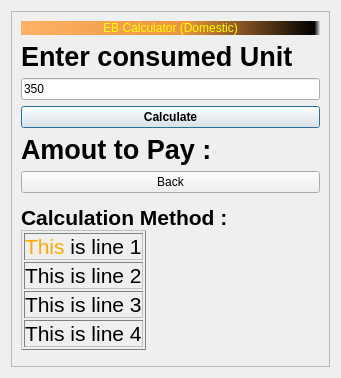
<?xml version="1.0" encoding="UTF-8"?>
<ui version="4.0">
 <class>dlgGlobalCalc</class>
 <widget class="QDialog" name="dlgGlobalCalc">
  <property name="geometry">
   <rect>
    <x>0</x>
    <y>0</y>
    <width>341</width>
    <height>378</height>
   </rect>
  </property>
  <property name="sizePolicy">
   <sizepolicy hsizetype="Expanding" vsizetype="Expanding">
    <horstretch>0</horstretch>
    <verstretch>0</verstretch>
   </sizepolicy>
  </property>
  <property name="windowTitle">
   <string>Dialog</string>
  </property>
  <layout class="QHBoxLayout" name="horizontalLayout">
   <item>
    <widget class="QScrollArea" name="scrollArea">
     <property name="verticalScrollBarPolicy">
      <enum>Qt::ScrollBarAlwaysOff</enum>
     </property>
     <property name="horizontalScrollBarPolicy">
      <enum>Qt::ScrollBarAlwaysOff</enum>
     </property>
     <property name="sizeAdjustPolicy">
      <enum>QAbstractScrollArea::AdjustIgnored</enum>
     </property>
     <property name="widgetResizable">
      <bool>true</bool>
     </property>
     <widget class="QWidget" name="scrollAreaWidgetContents_2">
      <property name="geometry">
       <rect>
        <x>0</x>
        <y>0</y>
        <width>321</width>
        <height>401</height>
       </rect>
      </property>
      <layout class="QVBoxLayout" name="verticalLayout_2">
       <item>
        <widget class="QLabel" name="label_4">
         <property name="sizePolicy">
          <sizepolicy hsizetype="Expanding" vsizetype="Fixed">
           <horstretch>0</horstretch>
           <verstretch>0</verstretch>
          </sizepolicy>
         </property>
         <property name="styleSheet">
          <string notr="true">background-color: qlineargradient(spread:pad, x1:0, y1:0, x2:1, y2:0, stop:0 rgba(255, 178, 102, 255), stop:0.55 rgba(235, 148, 61, 255), stop:0.98 rgba(0, 0, 0, 255), stop:1 rgba(0, 0, 0, 0));
font: 20pt &quot;DejaVu Sans&quot;;
color: rgb(255, 255, 0);</string>
         </property>
         <property name="text">
          <string>EB Calculator (Domestic)</string>
         </property>
         <property name="alignment">
          <set>Qt::AlignCenter</set>
         </property>
         <property name="wordWrap">
          <bool>true</bool>
         </property>
        </widget>
       </item>
       <item>
        <layout class="QVBoxLayout" name="verticalLayout">
         <item>
          <widget class="QLabel" name="label">
           <property name="font">
            <font>
             <pointsize>20</pointsize>
             <weight>75</weight>
             <bold>true</bold>
            </font>
           </property>
           <property name="text">
            <string>Enter consumed Unit</string>
           </property>
          </widget>
         </item>
         <item>
          <widget class="QLineEdit" name="txtConsumedUnit">
           <property name="statusTip">
            <string/>
           </property>
           <property name="whatsThis">
            <string/>
           </property>
           <property name="accessibleDescription">
            <string/>
           </property>
           <property name="inputMethodHints">
            <set>Qt::ImhDigitsOnly</set>
           </property>
           <property name="inputMask">
            <string/>
           </property>
           <property name="text">
            <string>350</string>
           </property>
           <property name="placeholderText">
            <string/>
           </property>
          </widget>
         </item>
        </layout>
       </item>
       <item>
        <widget class="QPushButton" name="cmdCalculate">
         <property name="font">
          <font>
           <weight>75</weight>
           <bold>true</bold>
          </font>
         </property>
         <property name="text">
          <string>Calculate</string>
         </property>
        </widget>
       </item>
       <item>
        <layout class="QHBoxLayout" name="horizontalLayout_4">
         <item>
          <widget class="QLabel" name="lblAmountToPay">
           <property name="font">
            <font>
             <pointsize>20</pointsize>
             <weight>75</weight>
             <bold>true</bold>
            </font>
           </property>
           <property name="text">
            <string>Amout to Pay : </string>
           </property>
          </widget>
         </item>
        </layout>
       </item>
       <item>
        <widget class="QPushButton" name="cmdBack">
         <property name="text">
          <string>Back</string>
         </property>
        </widget>
       </item>
       <item>
        <widget class="QLabel" name="lblCalcMethod">
         <property name="sizePolicy">
          <sizepolicy hsizetype="Expanding" vsizetype="Expanding">
           <horstretch>0</horstretch>
           <verstretch>0</verstretch>
          </sizepolicy>
         </property>
         <property name="text">
          <string>&lt;!DOCTYPE HTML PUBLIC &quot;-//W3C//DTD HTML 4.0//EN&quot; &quot;http://www.w3.org/TR/REC-html40/strict.dtd&quot;&gt;
&lt;html&gt;&lt;head&gt;&lt;meta name=&quot;qrichtext&quot; content=&quot;1&quot; /&gt;&lt;style type=&quot;text/css&quot;&gt;
p, li { white-space: pre-wrap; }
&lt;/style&gt;&lt;/head&gt;&lt;body style=&quot; font-family:'MS Shell Dlg 2'; font-size:8.25pt; font-weight:400; font-style:normal;&quot;&gt;
&lt;p style=&quot; margin-top:12px; margin-bottom:12px; margin-left:0px; margin-right:0px; -qt-block-indent:0; text-indent:0px;&quot;&gt;&lt;span style=&quot; font-family:'DejaVu Sans'; font-size:16pt; font-weight:600;&quot;&gt;Calculation Method :&lt;/span&gt;&lt;/p&gt;
&lt;table border=&quot;1&quot; style=&quot; margin-top:0px; margin-bottom:0px; margin-left:0px; margin-right:0px;&quot; cellspacing=&quot;2&quot; cellpadding=&quot;0&quot;&gt;
&lt;tr&gt;
&lt;td&gt;
&lt;p style=&quot; margin-top:0px; margin-bottom:0px; margin-left:0px; margin-right:0px; -qt-block-indent:0; text-indent:0px;&quot;&gt;&lt;span style=&quot; font-family:'DejaVu Sans'; font-size:16pt; color:#ffaa00;&quot;&gt;This&lt;/span&gt;&lt;span style=&quot; font-family:'DejaVu Sans'; font-size:16pt;&quot;&gt; is line 1&lt;/span&gt;&lt;/p&gt;&lt;/td&gt;&lt;/tr&gt;
&lt;tr&gt;
&lt;td&gt;
&lt;p style=&quot; margin-top:0px; margin-bottom:0px; margin-left:0px; margin-right:0px; -qt-block-indent:0; text-indent:0px;&quot;&gt;&lt;span style=&quot; font-family:'DejaVu Sans'; font-size:16pt;&quot;&gt;This is line 2&lt;/span&gt;&lt;/p&gt;&lt;/td&gt;&lt;/tr&gt;
&lt;tr&gt;
&lt;td&gt;
&lt;p style=&quot; margin-top:0px; margin-bottom:0px; margin-left:0px; margin-right:0px; -qt-block-indent:0; text-indent:0px;&quot;&gt;&lt;span style=&quot; font-family:'DejaVu Sans'; font-size:16pt;&quot;&gt;This is line 3&lt;/span&gt;&lt;/p&gt;&lt;/td&gt;&lt;/tr&gt;
&lt;tr&gt;
&lt;td&gt;
&lt;p style=&quot; margin-top:0px; margin-bottom:0px; margin-left:0px; margin-right:0px; -qt-block-indent:0; text-indent:0px;&quot;&gt;&lt;span style=&quot; font-family:'DejaVu Sans'; font-size:16pt;&quot;&gt;This is line 4&lt;/span&gt;&lt;/p&gt;&lt;/td&gt;&lt;/tr&gt;&lt;/table&gt;&lt;/body&gt;&lt;/html&gt;</string>
         </property>
        </widget>
       </item>
      </layout>
     </widget>
    </widget>
   </item>
  </layout>
  <zorder>scrollArea</zorder>
  <zorder>lblAmountToPay</zorder>
 </widget>
 <resources/>
 <connections/>
</ui>
